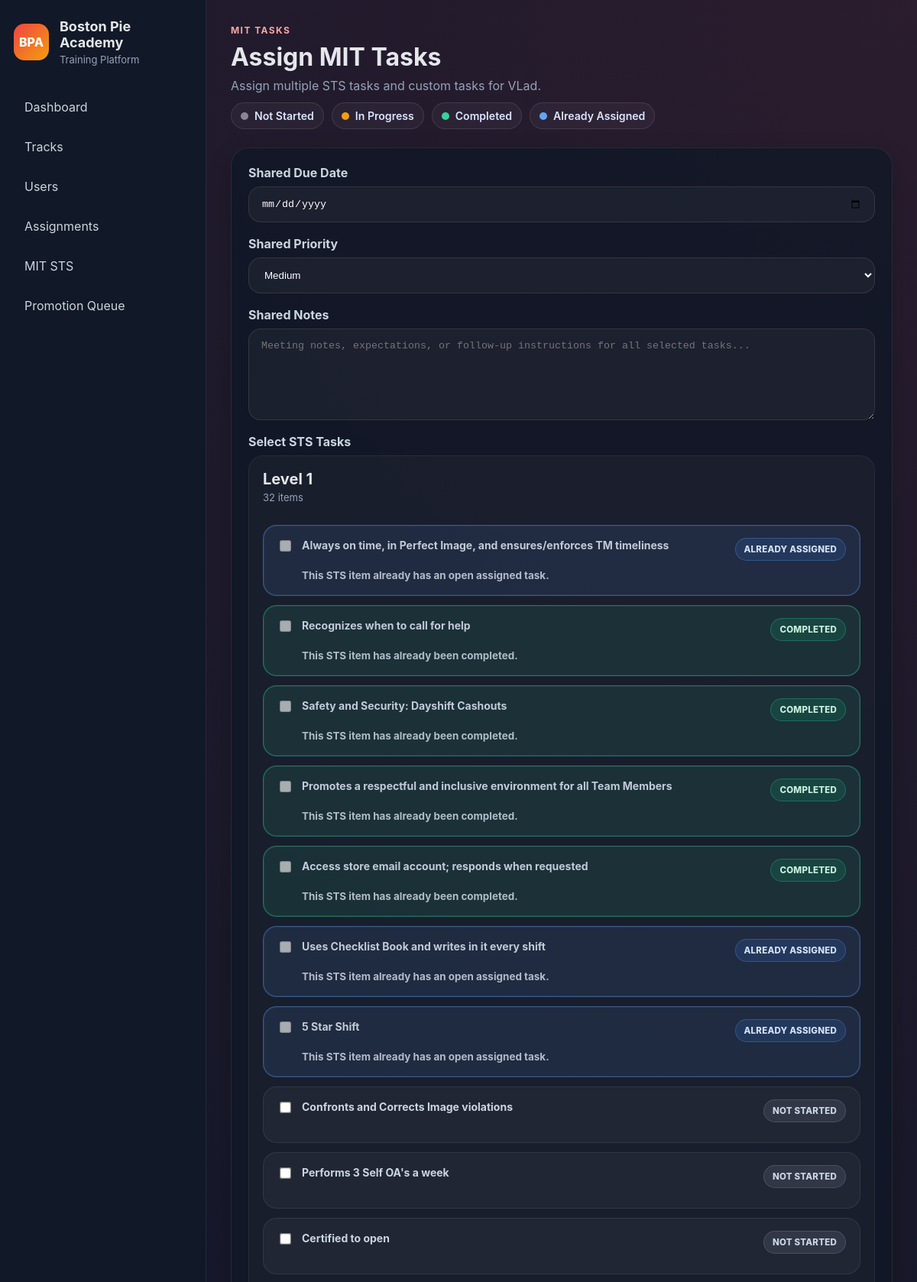
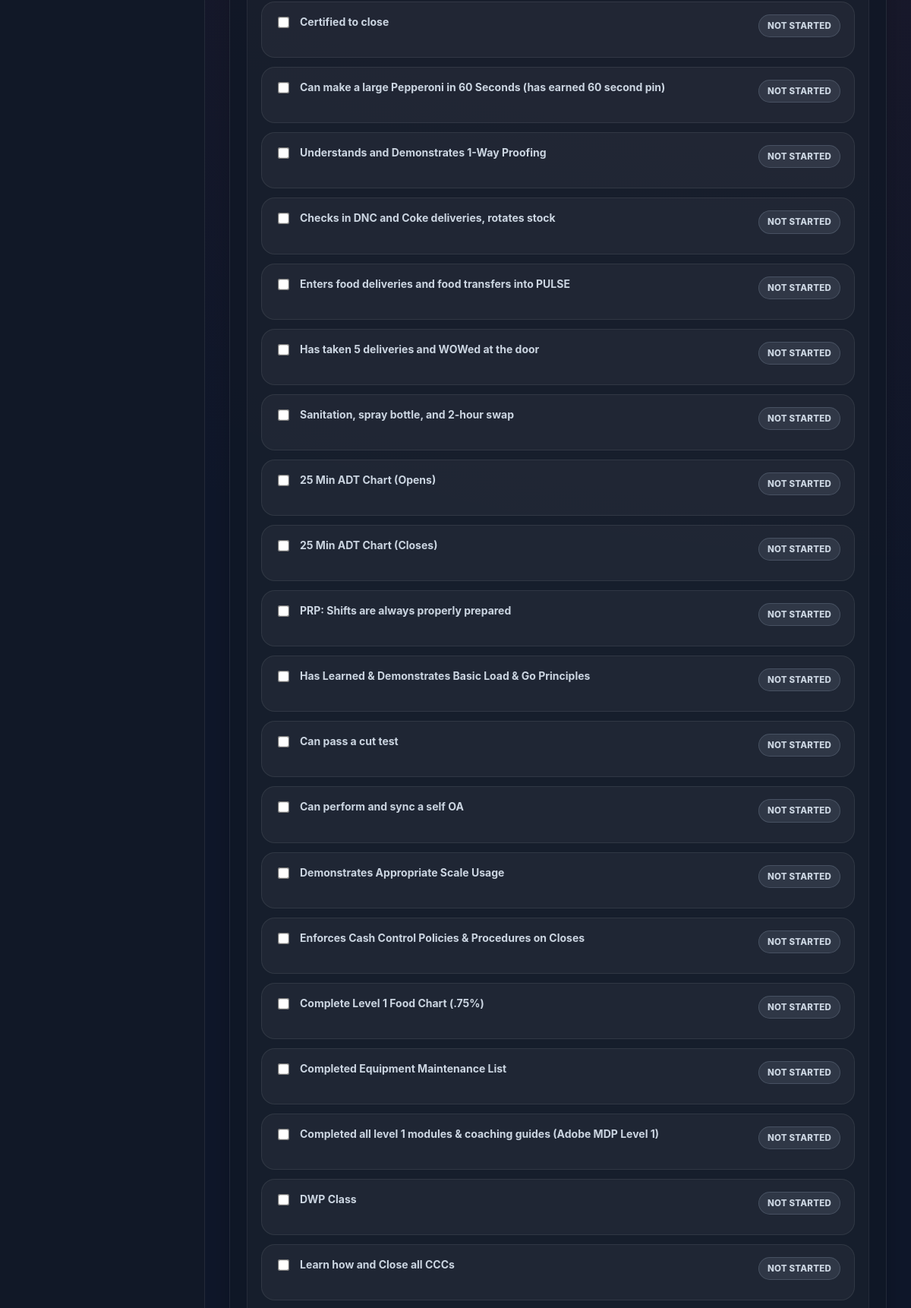
The page /mit-sts/mits/1/tasks/new (signed in, upper part) on the database its author committed (2 pictures, top to bottom).
### app/models.py (models this page shows, shortened)
class User(UserMixin, db.Model):
    __tablename__ = "users"
    id = db.Column(db.Integer, primary_key=True)
    name = db.Column(db.String(120), nullable=False)
    username = db.Column(db.String(80), unique=True, nullable=False)
    password_hash = db.Column(db.String(255), nullable=False)
    role = db.Column(db.String(50), nullable=False, default="tm")
    store_number = db.Column(db.String(20), nullable=True)
    is_active_user = db.Column(db.Boolean, default=True)
    created_at = db.Column(db.DateTime, default=datetime.utcnow)
    progress_records = db.relationship(
        "LessonProgress",
        backref="user",
        cascade="all, delete-orphan",
        lazy=True
    )
    assignments = db.relationship(
        "TrackAssignment",
        foreign_keys="TrackAssignment.user_id",
        backref="user",
        cascade="all, delete-orphan",
        lazy=True
    )
    assigned_tracks_created = db.relationship(
        "TrackAssignment",
        foreign_keys="TrackAssignment.assigned_by_user_id",
        backref="assigned_by_user",
        lazy=True
    )
    quiz_attempts = db.relationship(
        "QuizAttempt",
        backref="user",
        cascade="all, delete-orphan",
        lazy=True
    )
    mit_profiles = db.relationship(
        "MITProfile",
        foreign_keys="MITProfile.user_id",
        backref="mit_user",
        lazy=True
    )
    coached_mits = db.relationship(
        "MITProfile",
        foreign_keys="MITProfile.coach_user_id",
        backref="coach_user",
        lazy=True
    )
    verified_mit_items = db.relationship(
        "MITLevelProgress",
        foreign_keys="MITLevelProgress.verified_by_user_id",
        backref="verified_by_user",
        lazy=True
    )
    mit_reviews_written = db.relationship(
        "MITReview",
        foreign_keys="MITReview.reviewer_user_id",
        backref="reviewer_user",
        lazy=True
    )
    mit_promotions_approved = db.relationship(
        "MITPromotion",
        foreign_keys="MITPromotion.approved_by_user_id",
        backref="approved_by_user",
        lazy=True
    )
    mit_action_items_owned = db.relationship(
        "MITActionPlanItem",
        foreign_keys="MITActionPlanItem.owner_user_id",
        backref="owner_user",
        lazy=True
    )
    mit_tasks_assigned = db.relationship(
        "MITTask",
        foreign_keys="MITTask.assigned_by_user_id",
        backref="assigned_by_user",
        lazy=True
    )
    @property
    def is_active(self):
        return self.is_active_user

class MITLevelTemplate(db.Model):
    __tablename__ = "mit_level_templates"
    id = db.Column(db.Integer, primary_key=True)
    level_number = db.Column(db.Integer, nullable=False)
    category = db.Column(db.String(100), nullable=True)
    item_name = db.Column(db.String(255), nullable=False)
    item_description = db.Column(db.Text, nullable=True)
    sort_order = db.Column(db.Integer, default=0)
    is_required = db.Column(db.Boolean, default=True)
    source_ref = db.Column(db.String(255), nullable=True)
    progress_records = db.relationship(
        "MITLevelProgress",
        backref="template_item",
        cascade="all, delete-orphan",
        lazy=True
    )
    action_plan_items = db.relationship(
        "MITActionPlanItem",
        backref="related_template_item",
        lazy=True
    )
    tasks = db.relationship(
        "MITTask",
        backref="task_template_item",
        lazy=True
    )

### app/mit_sts/routes.py (the view, shortened to what this page needs)
@mit_sts_bp.route("/mits/<int:mit_id>/tasks/new", methods=["GET", "POST"])
@login_required
def new_task(mit_id):
    if not is_leadership():
        flash("You do not have permission to assign tasks.", "danger")
        return redirect(url_for("academy.dashboard"))
    mit = MITProfile.query.get_or_404(mit_id)
    all_template_items = MITLevelTemplate.query.order_by(
        MITLevelTemplate.level_number.asc(),
        MITLevelTemplate.category.asc(),
        MITLevelTemplate.sort_order.asc(),
        MITLevelTemplate.id.asc()
    ).all()
    grouped_template_items = defaultdict(list)
    for item in all_template_items:
        grouped_template_items[item.level_number].append(item)
    progress_rows = MITLevelProgress.query.filter_by(mit_profile_id=mit.id).all()
    progress_map = {row.template_item_id: row for row in progress_rows}
    active_task_item_ids = {
        task.related_template_item_id
        for task in MITTask.query.filter(
            MITTask.mit_profile_id == mit.id,
            MITTask.related_template_item_id.isnot(None),
            MITTask.status.in_(["open", "in_progress", "submitted"])
        ).all()
        if task.related_template_item_id is not None
    }
    return render_template(
        "mit_sts/mit_task_form.html",
        mit=mit,
        grouped_template_items=dict(grouped_template_items),
        progress_map=progress_map,
        active_task_item_ids=active_task_item_ids,
        page_title="Assign MIT Tasks",
        submit_label="Assign Selected Tasks",
        user=current_user,
    )

### app/mit_sts/routes.py (called while the page is built)
def is_leadership():
    return current_user.is_authenticated and current_user.role in [
        "coach",
        "admin",
        "training_director",
    ]

### app/models.py (called while the page is built)
@login_manager.user_loader
def load_user(user_id):
    return User.query.get(int(user_id))

### app/templates/mit_sts/mit_task_form.html (shortened to what this page needs)
{% extends "base.html" %}
{% block content %}
<div class="page-header">
    <div>
        <p class="eyebrow">MIT TASKS</p>
        <h2>{{ page_title }}</h2>
        <p class="subtle">Assign multiple STS tasks and custom tasks for {{ mit.mit_user.name }}.</p>
        <div class="task-board-legend">
            <span class="task-legend-pill">
                <span class="task-legend-dot task-dot-default"></span>
                Not Started
            </span>
            <span class="task-legend-pill">
                <span class="task-legend-dot task-dot-progress"></span>
                In Progress
            </span>
            <span class="task-legend-pill">
                <span class="task-legend-dot task-dot-complete"></span>
                Completed
            </span>
            <span class="task-legend-pill">
                <span class="task-legend-dot task-dot-assigned"></span>
                Already Assigned
            </span>
        </div>
    </div>
</div>
<div class="card form-card form-card-wide">
    <form method="POST" class="form-grid">
        <div class="form-group">
            <label>Shared Due Date</label>
            <input type="date" name="due_date">
        </div>
        <div class="form-group">
            <label>Shared Priority</label>
            <select name="priority">
                <option value="medium" selected>Medium</option>
            </select>
        </div>
        <div class="form-group form-group-full">
            <label>Shared Notes</label>
            <textarea name="notes" rows="3" placeholder="Meeting notes, expectations, or follow-up instructions for all selected tasks..."></textarea>
        </div>
        <div class="form-group form-group-full">
            <label>Select STS Tasks</label>
            <div class="multi-level-task-board">
                {% for level_number, items in grouped_template_items.items() %}
                <div class="task-level-card">
                    <div class="task-level-header">
                        <h3>Level {{ level_number }}</h3>
                        <p>{{ items|length }} item{{ '' if items|length == 1 else 's' }}</p>
                    </div>
                    <div class="task-checkbox-list">
                        {% for item in items %}
                            {% set progress = progress_map.get(item.id) %}
                            {% set is_complete = progress and progress.status == 'complete' %}
                            {% set is_in_progress = progress and progress.status == 'in_progress' %}
                            {% set is_assigned = item.id in active_task_item_ids %}
                            <label class="task-checkbox-row
                                {% if is_complete %} task-complete task-disabled
                                {% elif is_assigned %} task-assigned task-disabled
                                {% elif is_in_progress %} task-in-progress
                                {% endif %}
                            ">
                                <div class="task-row-top">
                                    <div class="task-checkbox-main">
                                        <input
                                            type="checkbox"
                                            name="selected_template_item_ids"
                                            value="{{ item.id }}"
                                            {% if is_complete or is_assigned %}disabled{% endif %}
                                        >
                                        <span class="task-checkbox-text">{{ item.item_name }}</span>
                                    </div>
                                    {% if is_complete %}
                                        <span class="task-status-badge task-status-complete">Completed</span>
                                    {% elif is_assigned %}
                                        <span class="task-status-badge task-status-assigned">Already Assigned</span>
                                    {% elif is_in_progress %}
                                        <span class="task-status-badge task-status-progress">In Progress</span>
                                    {% else %}
                                        <span class="task-status-badge task-status-default">Not Started</span>
                                    {% endif %}
                                </div>
                                {% if is_complete %}
                                    <div class="task-status-note">
                                        This STS item has already been completed.
                                    </div>
                                {% elif is_assigned %}
                                    <div class="task-status-note">
                                        This STS item already has an open assigned task.
                                    </div>
                                {% elif is_in_progress %}
                                    <div class="task-status-note">
                                        Progress has started on this STS item.
                                    </div>
                                {% endif %}
                            </label>
                        {% endfor %}
                    </div>
                </div>
                {% endfor %}
            </div>
        </div>
    </form>
</div>
{% endblock %}

### app/static/css/style.css (style rules this page uses)
* { box-sizing: border-box; }
body { margin: 0; font-family: Inter, Arial, sans-serif; background: #0f172a; color: #e5e7eb; }
.page-header { display: flex; align-items: flex-start; justify-content: space-between; gap: 16px; margin-bottom: 24px; }
.eyebrow { margin: 0 0 8px; color: #fca5a5; font-size: 12px; font-weight: 700; letter-spacing: 0.12em; }
.page-header h2 { margin: 0; font-size: 32px; }
.subtle { margin: 8px 0 0; color: #94a3b8; }
.card { background: rgba(17, 24, 39, 0.82); border: 1px solid rgba(255,255,255,0.08); border-radius: 24px; padding: 22px; box-shadow: 0 12px 32px rgba(0,0,0,0.20); }
.form-card { max-width: 920px; }
.form-card-wide { max-width: 1180px; }
.form-grid { display: grid; grid-template-columns: repeat(2, minmax(220px, 1fr)); gap: 18px; }
.form-group { display: flex; flex-direction: column; gap: 8px; }
.form-group-full { grid-column: 1 / -1; }
.form-group label { font-weight: 700; color: #cbd5e1; }
.form-group input:not([type="checkbox"]):not([type="radio"]), .form-group textarea, .form-group select { width: 100%; padding: 14px 16px; border-radius: 16px; border: 1px solid rgba(255,255,255,0.10); background: rgba(255,255,255,0.04); color: white; outline: none; }
.form-group input[type="checkbox"], .form-group input[type="radio"] { width: auto; padding: 0; border: none; background: transparent; outline: none; accent-color: #f59e0b; }
.form-group textarea { resize: vertical; min-height: 120px; }
.form-card .form-grid { grid-template-columns: 1fr; }
.multi-level-task-board { display: flex; flex-direction: column; gap: 18px; align-items: stretch; }
.task-level-card { border-radius: 20px; background: rgba(255,255,255,0.03); border: 1px solid rgba(255,255,255,0.06); padding: 18px; }
.task-level-header { margin-bottom: 14px; }
.task-level-header h3 { margin: 0 0 4px 0; font-size: 20px; }
.task-level-header p { margin: 0; color: #94a3b8; font-size: 13px; }
.task-checkbox-list { display: flex; flex-direction: column; gap: 12px; max-height: none; overflow: visible; }
.task-checkbox-row { display: block; padding: 0; border-radius: 16px; background: transparent; border: none; cursor: default; font-size: 14px; line-height: 1.4; }
.task-checkbox-text { flex: 1; white-space: normal; word-break: normal; overflow-wrap: anywhere; }

### rows shown on the page
User: mit_user.name "VLad"
MITLevelTemplate: item_name "Always on time, in Perfect Image, and ensures/enforces TM timeliness", shows "ALREADY ASSIGNED", shows "This STS item already has an open assigned task."
MITLevelTemplate: item_name "Recognizes when to call for help", shows "COMPLETED", shows "This STS item has already been completed."
MITLevelTemplate: item_name "Safety and Security: Dayshift Cashouts", shows "COMPLETED", shows "This STS item has already been completed."
MITLevelTemplate: item_name "Promotes a respectful and inclusive environment for all Team Members", shows "COMPLETED", shows "This STS item has already been completed."
MITLevelTemplate: item_name "Access store email account; responds when requested", shows "COMPLETED", shows "This STS item has already been completed."
MITLevelTemplate: item_name "Uses Checklist Book and writes in it every shift", shows "ALREADY ASSIGNED", shows "This STS item already has an open assigned task."
MITLevelTemplate: item_name "5 Star Shift", shows "ALREADY ASSIGNED", shows "This STS item already has an open assigned task."
MITLevelTemplate: item_name "Confronts and Corrects Image violations", shows "NOT STARTED"
MITLevelTemplate: item_name "Performs 3 Self OA's a week", shows "NOT STARTED"
MITLevelTemplate: item_name "Certified to open", shows "NOT STARTED"
MITLevelTemplate: item_name "Certified to close", shows "NOT STARTED"
MITLevelTemplate: item_name "Can make a large Pepperoni in 60 Seconds (has earned 60 second pin)", shows "NOT STARTED"
MITLevelTemplate: item_name "Understands and Demonstrates 1-Way Proofing", shows "NOT STARTED"
MITLevelTemplate: item_name "Checks in DNC and Coke deliveries, rotates stock", shows "NOT STARTED"
MITLevelTemplate: item_name "Enters food deliveries and food transfers into PULSE", shows "NOT STARTED"
MITLevelTemplate: item_name "Has taken 5 deliveries and WOWed at the door", shows "NOT STARTED"
MITLevelTemplate: item_name "Sanitation, spray bottle, and 2-hour swap", shows "NOT STARTED"
MITLevelTemplate: item_name "25 Min ADT Chart (Opens)", shows "NOT STARTED"
MITLevelTemplate: item_name "25 Min ADT Chart (Closes)", shows "NOT STARTED"
MITLevelTemplate: item_name "PRP: Shifts are always properly prepared", shows "NOT STARTED"
MITLevelTemplate: item_name "Has Learned & Demonstrates Basic Load & Go Principles", shows "NOT STARTED"
MITLevelTemplate: item_name "Can pass a cut test", shows "NOT STARTED"
MITLevelTemplate: item_name "Can perform and sync a self OA", shows "NOT STARTED"
MITLevelTemplate: item_name "Demonstrates Appropriate Scale Usage", shows "NOT STARTED"
MITLevelTemplate: item_name "Enforces Cash Control Policies & Procedures on Closes", shows "NOT STARTED"
MITLevelTemplate: item_name "Complete Level 1 Food Chart (.75%)", shows "NOT STARTED"
MITLevelTemplate: item_name "Completed Equipment Maintenance List", shows "NOT STARTED"
MITLevelTemplate: item_name "Completed all level 1 modules & coaching guides (Adobe MDP Level 1)", shows "NOT STARTED"
MITLevelTemplate: item_name "DWP Class", shows "NOT STARTED"
MITLevelTemplate: item_name "Learn how and Close all CCCs", shows "NOT STARTED"

### other values the page prints
{{ page_title }} "Assign MIT Tasks"
{{ level_number }} "1"
{{ items|length }} "32"
{{ '' if items|length == 1 else 's' }} "s"
